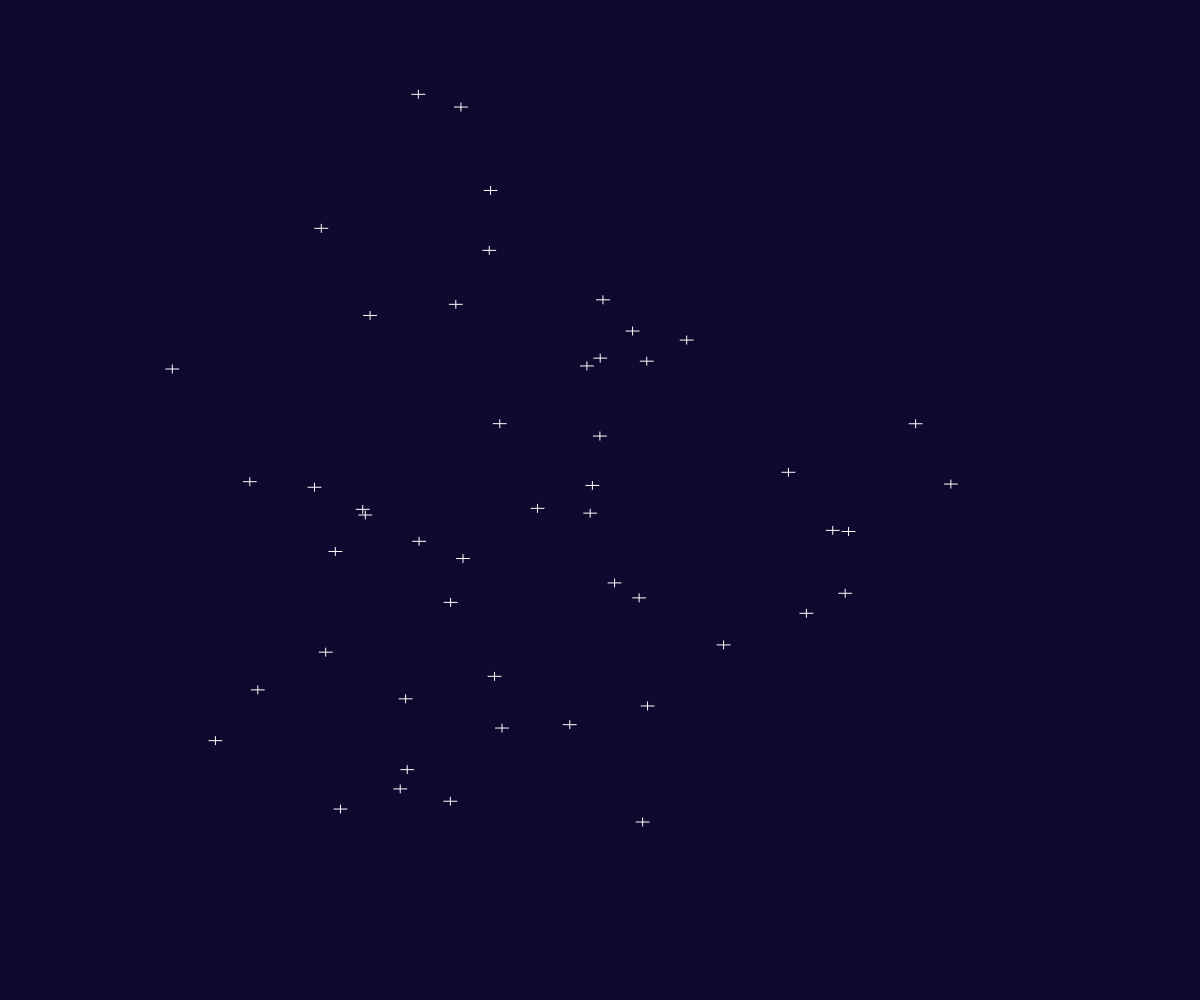
Frame 1 (no input)
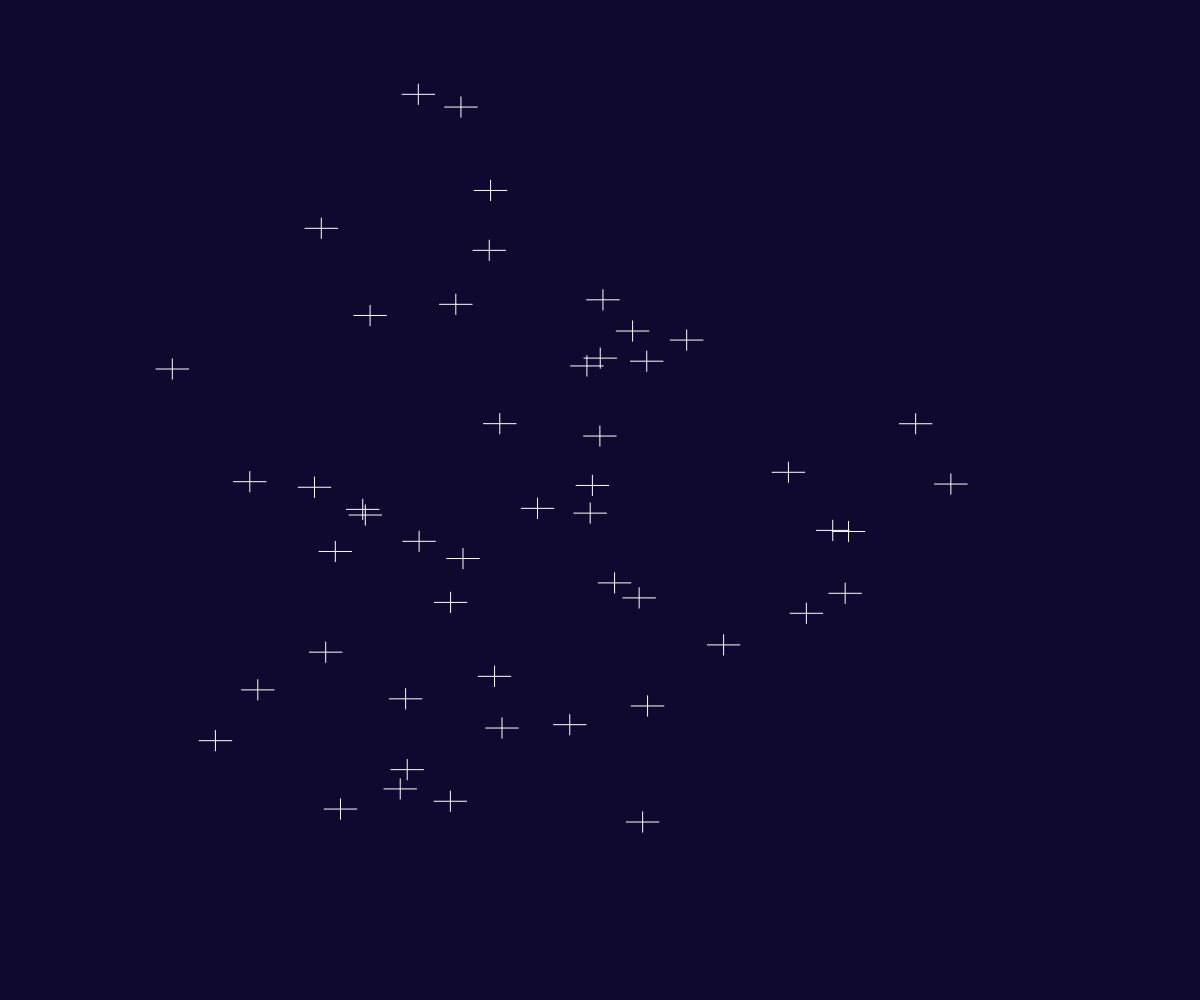
Frame 60 (no input)
Frame 120 (the mouse pressed at the canvas centre since frame 60): identical to frame 60, image omitted

The p5.js sketch that drew these frames (run headless with seeded random() and noise() and a simulated clock; from frame 60 on, the mouse is pressed at the canvas centre):

// p5.js sketch
// ── sketch.js
function setup() {
 createCanvas(windowWidth, windowHeight);
	
}

function draw() {
	

 background(15,9,47) ;
 	stroke(255,255,255) ;
	//robo_Moulinex_Shiny_3000_Du_Turfu_pneumonoultramicroscopicsilicovolcanoconiosis(100, 200, 100, 25) ;
	//robo_Moulinex_Shiny_3000_Du_Turfu_pneumonoultramicroscopicsilicovolcanoconiosis(200, 200, 100, 25) ;
	let counter = 0 ;
	while(counter < 50){
		robo_Moulinex_Shiny_3000_Du_Turfu_pneumonoultramicroscopicsilicovolcanoconiosis(
			noise(1,2 + counter, counter) * width , 
			noise(2,1 + counter, counter) * height , noise(1)*5, noise(2)*5) ;
		counter ++ ;
	}
}


function robo_Moulinex_Shiny_3000_Du_Turfu_pneumonoultramicroscopicsilicovolcanoconiosis(x, y, w, h) {
	push();
	translate(x, y) ;

	if(frameCount%5==0){
	 //big
	  line(0,-5*w,0,5*w) ;	
	  line(-5*h,0,5*h,0) ;
	}
    else{
	 //small
	  line(0,-2*w,0,2*w) ;	
	  line(-2*h,0,2*h,0) ;

	}
	pop();
	
}
